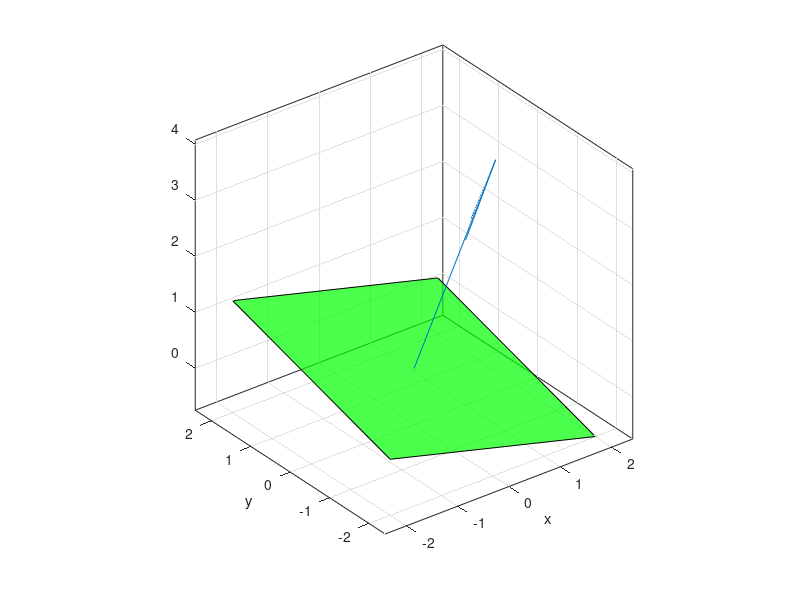

Here is the MATLAB script that generated this plot:
xmin=-2; xmax=2; ymin=-2; ymax=2;
a=1; b=-1; c=4; d=1; s=2; z=0.25;
X=[xmin xmax xmax xmin]; 
Y=[ymin ymin ymax ymax];
Z=(d-a*X-b*Y)/c;
fill3(X,Y,Z,'g','facealpha',0.7)
xlabel('x'), ylabel('y')
axis equal, grid on, hold on

point = [0 0 1/4];
velocity = [1 -1 4]; %[a b c]riktning av vektorn

normalVector = point + velocity; %pos av normalvektorn
quiver3(point(1), point(2), point (3), normalVector(1), normalVector(2), normalVector(3));

